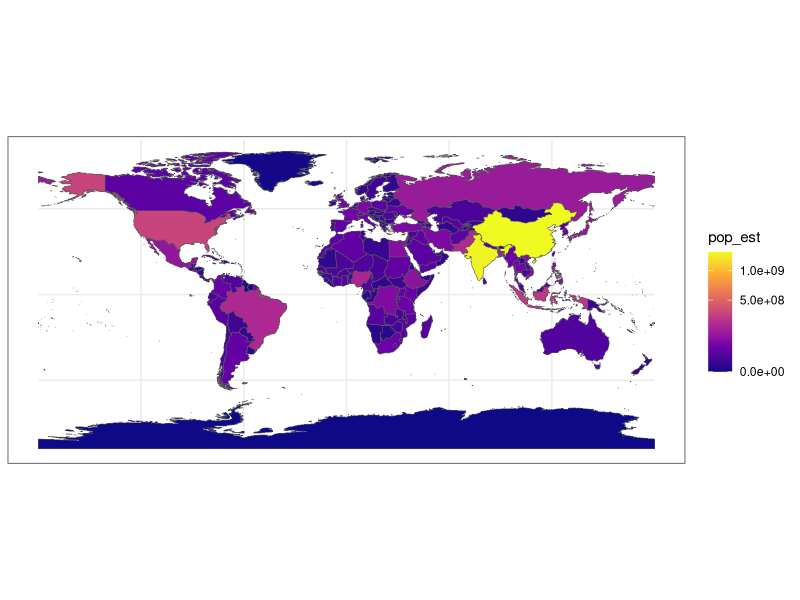

Write the R code that produced this figure.
## ---- chunk 1
knitr::opts_chunk$set(echo = TRUE)
## ---- chunk 2
library(tidyverse)
library(rnaturalearth)
library(rnaturalearthdata)
theme_set(theme_bw())
## ---- chunk 3
world <- ne_countries(scale = "medium", returnclass = "sf")
ggplot(world, aes(fill = pop_est)) +
  geom_sf() +
  scale_fill_viridis_c(option = "plasma", trans = "sqrt")
